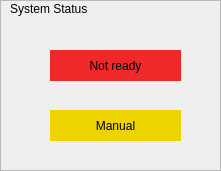
   <widget class="QFrame" name="frame">
    <property name="geometry">
     <rect>
      <x>670</x>
      <y>10</y>
      <width>221</width>
      <height>171</height>
     </rect>
    </property>
    <property name="frameShape">
     <enum>QFrame::StyledPanel</enum>
    </property>
    <property name="frameShadow">
     <enum>QFrame::Raised</enum>
    </property>
    <widget class="QLabel" name="label_4">
     <property name="geometry">
      <rect>
       <x>10</x>
       <y>0</y>
       <width>111</width>
       <height>17</height>
      </rect>
     </property>
     <property name="contextMenuPolicy">
      <enum>Qt::ActionsContextMenu</enum>
     </property>
     <property name="layoutDirection">
      <enum>Qt::LeftToRight</enum>
     </property>
     <property name="text">
      <string>System Status</string>
     </property>
    </widget>
    <widget class="QLabel" name="label_sys_ready">
     <property name="geometry">
      <rect>
       <x>50</x>
       <y>50</y>
       <width>131</width>
       <height>31</height>
      </rect>
     </property>
     <property name="maximumSize">
      <size>
       <width>16777215</width>
       <height>16777207</height>
      </size>
     </property>
     <property name="styleSheet">
      <string notr="true">background-color: rgb(0, 255, 0);
font: 12pt &quot;Ubuntu&quot;;</string>
     </property>
     <property name="text">
      <string>Ready to start</string>
     </property>
     <property name="alignment">
      <set>Qt::AlignCenter</set>
     </property>
     <property name="wordWrap">
      <bool>true</bool>
     </property>
    </widget>
    <widget class="QLabel" name="label_sys_not_ready">
     <property name="geometry">
      <rect>
       <x>50</x>
       <y>50</y>
       <width>131</width>
       <height>31</height>
      </rect>
     </property>
     <property name="maximumSize">
      <size>
       <width>16777215</width>
       <height>16777207</height>
      </size>
     </property>
     <property name="styleSheet">
      <string notr="true">background-color: rgb(239, 41, 41);
font: 12pt &quot;Ubuntu&quot;;</string>
     </property>
     <property name="text">
      <string>Not ready</string>
     </property>
     <property name="alignment">
      <set>Qt::AlignCenter</set>
     </property>
     <property name="wordWrap">
      <bool>true</bool>
     </property>
    </widget>
    <widget class="QLabel" name="label_sys_inprogress">
     <property name="geometry">
      <rect>
       <x>50</x>
       <y>50</y>
       <width>131</width>
       <height>31</height>
      </rect>
     </property>
     <property name="maximumSize">
      <size>
       <width>16777215</width>
       <height>16777207</height>
      </size>
     </property>
     <property name="styleSheet">
      <string notr="true">background-color: rgb(237, 212, 0);
font: 12pt &quot;Ubuntu&quot;;</string>
     </property>
     <property name="text">
      <string>Cycle in progress</string>
     </property>
     <property name="alignment">
      <set>Qt::AlignCenter</set>
     </property>
     <property name="wordWrap">
      <bool>true</bool>
     </property>
    </widget>
    <widget class="QLabel" name="label_sys_manual_mode">
     <property name="geometry">
      <rect>
       <x>50</x>
       <y>110</y>
       <width>131</width>
       <height>31</height>
      </rect>
     </property>
     <property name="maximumSize">
      <size>
       <width>16777215</width>
       <height>16777207</height>
      </size>
     </property>
     <property name="styleSheet">
      <string notr="true">background-color: rgb(237, 212, 0);
font: 12pt &quot;Ubuntu&quot;;</string>
     </property>
     <property name="text">
      <string>Manual</string>
     </property>
     <property name="alignment">
      <set>Qt::AlignCenter</set>
     </property>
     <property name="wordWrap">
      <bool>true</bool>
     </property>
    </widget>
    <widget class="QLabel" name="label_sys_auto_mode">
     <property name="geometry">
      <rect>
       <x>50</x>
       <y>110</y>
       <width>131</width>
       <height>31</height>
      </rect>
     </property>
     <property name="maximumSize">
      <size>
       <width>16777215</width>
       <height>16777207</height>
      </size>
     </property>
     <property name="styleSheet">
      <string notr="true">background-color: rgb(0, 255, 0);
font: 12pt &quot;Ubuntu&quot;;</string>
     </property>
     <property name="text">
      <string>Automatic</string>
     </property>
     <property name="alignment">
      <set>Qt::AlignCenter</set>
     </property>
     <property name="wordWrap">
      <bool>true</bool>
     </property>
    </widget>
    <zorder>label_sys_inprogress</zorder>
    <zorder>label_sys_auto_mode</zorder>
    <zorder>label_sys_ready</zorder>
    <zorder>label_sys_not_ready</zorder>
    <zorder>label_4</zorder>
    <zorder>label_sys_manual_mode</zorder>
   </widget>
